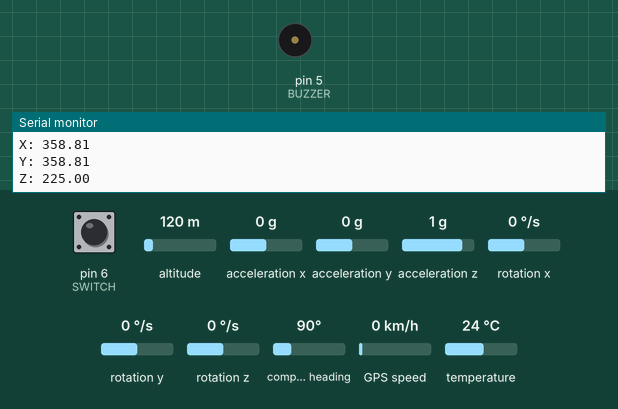
A sketch run on a simulated Arduino Uno, built with avr-gcc and run on an emulated ATmega328P. Shown: buzzer (waves = sounding, pin HIGH), the last lines printed to the serial monitor. Wiring (inferred from the names in the program): MPU-6050 motion sensor at I2C address 0x68. The inputs (shaded band) are chosen by the test bench; at power-on: acceleration x 0 g, pin 6 (SWITCH) HIGH, altitude 120 m, acceleration y 0 g, acceleration z 1 g, rotation x 0 °/s, rotation y 0 °/s, rotation z 0 °/s, compass heading 90°, GPS speed 0 km/h, temperature 24 °C. The GPS gets a fix after 3 s at 37.7749, -122.4194 with 8 satellites; the modem accepts every AT command (registered, SIM ready, sends succeed) and sends nothing else.

Above: at 2.2 s.
2.3 s: acceleration x set to -1.4 g
At 3.7 s:
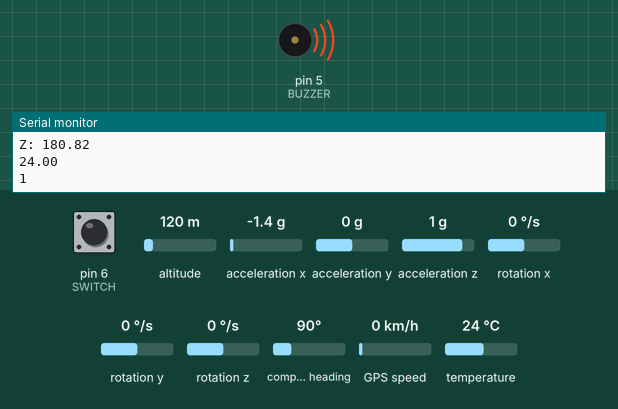
Timing chart, 0 to 5.4 s (numbered marks = the images above; inputs shaded):
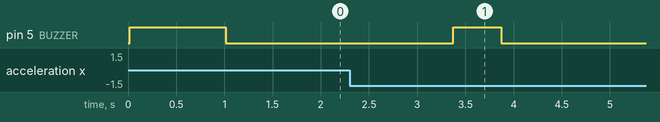

The sketch:

Chile_Tracking_System.ino
```cpp
#include <Wire.h>
#include <TinyGPS++.h>
#include <SoftwareSerial.h>
#include <OneWire.h>
#include <DallasTemperature.h>

#define BUZZER 5
#define SWITCH 6
#define ONE_WIRE_BUS 7

OneWire oneWire(ONE_WIRE_BUS);
DallasTemperature sensors(&oneWire);
const int MPU6050_addr = 0x68;

int16_t axis_X, axis_Y, axis_Z;
int minVal = 265;
int maxVal = 402;
float x, y, z;
float latt = 0.0, longg = 0.0;

TinyGPSPlus gps;
SoftwareSerial gsmSerial(8, 9); // RX, TX for GSM
SoftwareSerial gpsSerial(10, 11); // RX, TX for GPS (optional)

String numbers[3] = {"9182284604", "9949187701", "8309853481"};
unsigned long lastSMSTime = 0;
int Flag = 1;

void setup() {
  Serial.begin(9600);
  Wire.begin();
  gsmSerial.begin(9600);
  gpsSerial.begin(9600); // If GPS is connected via SoftwareSerial

  // MPU6050 Initialization
  Wire.beginTransmission(MPU6050_addr);
  Wire.write(0x6B);
  Wire.write(0);
  Wire.endTransmission(true);

  sensors.begin();

  pinMode(BUZZER, OUTPUT);
  pinMode(SWITCH, INPUT_PULLUP);

  digitalWrite(BUZZER, HIGH);
  delay(1000);
  digitalWrite(BUZZER, LOW);

  // sendEmergencyMessage("Device Started");
}

void loop() {
  // Read MPU6050
  Wire.beginTransmission(MPU6050_addr);
  Wire.write(0x3B);
  Wire.endTransmission(false);
  Wire.requestFrom(MPU6050_addr, 14, true);
  axis_X = Wire.read() << 8 | Wire.read();
  axis_Y = Wire.read() << 8 | Wire.read();
  axis_Z = Wire.read() << 8 | Wire.read();

  int xAng = map(axis_X, minVal, maxVal, -90, 90);
  int yAng = map(axis_Y, minVal, maxVal, -90, 90);
  int zAng = map(axis_Z, minVal, maxVal, -90, 90);

  x = RAD_TO_DEG * (atan2(-yAng, -zAng) + PI);
  y = RAD_TO_DEG * (atan2(-xAng, -zAng) + PI);
  z = RAD_TO_DEG * (atan2(-yAng, -xAng) + PI);

  Serial.print("X: "); Serial.println(x);
  Serial.print("Y: "); Serial.println(y);
  Serial.print("Z: "); Serial.println(z);
// delay(1000);
  // // Read Temperature
  sensors.requestTemperatures();
  float tempC = sensors.getTempCByIndex(0);
  Serial.println(tempC);

  // Read GPS data
  while (gpsSerial.available()) {
    gps.encode(gpsSerial.read());
  }

  if (gps.location.isValid()) {
    latt = gps.location.lat();
    longg = gps.location.lng();
  }
  else{
   latt =  17.307675445789098;
   longg =  78.73660346190773;
  }

  // Fall detection logic
  if ((x < 50) || (y > 0) && (y < 350)) {
    Flag = 0;
  } else {
    Flag = 1;
  }

  // Send temperature SMS every 5 seconds
  if (millis() - lastSMSTime > 160000) {
    lastSMSTime = millis();
    String msg = "Temperature: " + String(tempC) + " C\nLocation: http://maps.google.com/maps?q=";
    msg += String(latt, 6) + "," + String(longg, 6);
    sendEmergencyMessage(msg);
  }
Serial.println(digitalRead(SWITCH));
  // Emergency: switch press or fall
  if ((digitalRead(SWITCH) == LOW) || (Flag == 0)) {
    digitalWrite(BUZZER, HIGH);
    delay(500);
    digitalWrite(BUZZER, LOW);

    String emergencyMsg = "Emergency! Help needed. Location: http://maps.google.com/maps?q=";
    emergencyMsg += String(latt, 6) + "," + String(longg, 6);
    sendEmergencyMessage(emergencyMsg);
    delay(2000); // prevent repeated triggers
  }
}

void sendEmergencyMessage(String message) {
  for (int i = 0; i < 3; i++) {
    SendMessage(numbers[i], message);
  }
}

void SendMessage(String num, String msg) {
  gsmSerial.println("AT+CMGF=1");
  delay(1000);
  gsmSerial.println("AT+CMGS=\"" + num + "\"");
  delay(1000);
  gsmSerial.print(msg);
  gsmSerial.write(26); // Ctrl+Z to send
  delay(3000);
  Serial.println("MESSAGE SENT TO " + num);
}
```

Measured:
- after the input at 2.3 s, pin 5 (BUZZER): LOW → HIGH after 1.1 s, → LOW 0.50 s later
